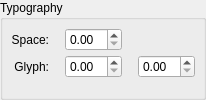
          <widget class="QGroupBox" name="advSettingsGroupBox">
           <property name="enabled">
            <bool>true</bool>
           </property>
           <property name="minimumSize">
            <size>
             <width>0</width>
             <height>0</height>
            </size>
           </property>
           <property name="title">
            <string>Typography</string>
           </property>
           <layout class="QGridLayout" name="gridLayout_4">
            <property name="leftMargin">
             <number>8</number>
            </property>
            <property name="topMargin">
             <number>8</number>
            </property>
            <property name="rightMargin">
             <number>8</number>
            </property>
            <property name="bottomMargin">
             <number>8</number>
            </property>
            <property name="horizontalSpacing">
             <number>16</number>
            </property>
            <property name="verticalSpacing">
             <number>4</number>
            </property>
            <item row="0" column="1">
             <widget class="FormWidget" name="minSpaceLabel">
              <property name="sizePolicy">
               <sizepolicy hsizetype="Preferred" vsizetype="Minimum">
                <horstretch>0</horstretch>
                <verstretch>0</verstretch>
               </sizepolicy>
              </property>
              <property name="label" stdset="0">
               <string>Minimum</string>
              </property>
              <layout class="QHBoxLayout" name="horizontalLayout_8">
               <property name="leftMargin">
                <number>0</number>
               </property>
               <property name="topMargin">
                <number>0</number>
               </property>
               <property name="rightMargin">
                <number>0</number>
               </property>
               <property name="bottomMargin">
                <number>0</number>
               </property>
               <item>
                <widget class="SMScrSpinBox" name="minSpaceSpin">
                 <property name="minimumSize">
                  <size>
                   <width>0</width>
                   <height>0</height>
                  </size>
                 </property>
                 <property name="baseSize">
                  <size>
                   <width>0</width>
                   <height>0</height>
                  </size>
                 </property>
                 <property name="toolTip">
                  <string>Minimal width of spaces between words</string>
                 </property>
                </widget>
               </item>
              </layout>
             </widget>
            </item>
            <item row="1" column="2">
             <widget class="FormWidget" name="maxGlyphExtLabel">
              <property name="sizePolicy">
               <sizepolicy hsizetype="Preferred" vsizetype="Minimum">
                <horstretch>0</horstretch>
                <verstretch>0</verstretch>
               </sizepolicy>
              </property>
              <property name="label" stdset="0">
               <string>Maximum</string>
              </property>
              <layout class="QHBoxLayout" name="horizontalLayout_16">
               <property name="leftMargin">
                <number>0</number>
               </property>
               <property name="topMargin">
                <number>0</number>
               </property>
               <property name="rightMargin">
                <number>0</number>
               </property>
               <property name="bottomMargin">
                <number>0</number>
               </property>
               <item>
                <widget class="SMScrSpinBox" name="maxGlyphExtSpin">
                 <property name="minimumSize">
                  <size>
                   <width>0</width>
                   <height>0</height>
                  </size>
                 </property>
                 <property name="toolTip">
                  <string>Maximal extension of glyphs for justification</string>
                 </property>
                </widget>
               </item>
              </layout>
             </widget>
            </item>
            <item row="2" column="1">
             <spacer name="verticalSpacer_5">
              <property name="orientation">
               <enum>Qt::Orientation::Vertical</enum>
              </property>
              <property name="sizeHint" stdset="0">
               <size>
                <width>0</width>
                <height>0</height>
               </size>
              </property>
             </spacer>
            </item>
            <item row="0" column="0">
             <widget class="FormWidget" name="formWidget_3">
              <property name="sizePolicy">
               <sizepolicy hsizetype="Preferred" vsizetype="Minimum">
                <horstretch>0</horstretch>
                <verstretch>0</verstretch>
               </sizepolicy>
              </property>
              <property name="label" stdset="0">
               <string/>
              </property>
              <property name="preserveLabelSpace">
               <bool>true</bool>
              </property>
              <layout class="QHBoxLayout" name="horizontalLayout">
               <property name="leftMargin">
                <number>0</number>
               </property>
               <property name="topMargin">
                <number>0</number>
               </property>
               <property name="rightMargin">
                <number>0</number>
               </property>
               <property name="bottomMargin">
                <number>0</number>
               </property>
               <item>
                <widget class="QLabel" name="label">
                 <property name="text">
                  <string>Space:</string>
                 </property>
                 <property name="alignment">
                  <set>Qt::AlignmentFlag::AlignRight|Qt::AlignmentFlag::AlignTrailing|Qt::AlignmentFlag::AlignVCenter</set>
                 </property>
                </widget>
               </item>
              </layout>
             </widget>
            </item>
            <item row="1" column="1">
             <widget class="FormWidget" name="minGlyphExtLabel">
              <property name="sizePolicy">
               <sizepolicy hsizetype="Preferred" vsizetype="Minimum">
                <horstretch>0</horstretch>
                <verstretch>0</verstretch>
               </sizepolicy>
              </property>
              <property name="label" stdset="0">
               <string>Minimum</string>
              </property>
              <layout class="QHBoxLayout" name="horizontalLayout_14">
               <property name="leftMargin">
                <number>0</number>
               </property>
               <property name="topMargin">
                <number>0</number>
               </property>
               <property name="rightMargin">
                <number>0</number>
               </property>
               <property name="bottomMargin">
                <number>0</number>
               </property>
               <item>
                <widget class="SMScrSpinBox" name="minGlyphExtSpin">
                 <property name="minimumSize">
                  <size>
                   <width>0</width>
                   <height>0</height>
                  </size>
                 </property>
                 <property name="toolTip">
                  <string>Minimal shrinkage of glyphs for justification</string>
                 </property>
                </widget>
               </item>
              </layout>
             </widget>
            </item>
            <item row="1" column="0">
             <widget class="FormWidget" name="formWidget_4">
              <property name="sizePolicy">
               <sizepolicy hsizetype="Preferred" vsizetype="Minimum">
                <horstretch>0</horstretch>
                <verstretch>0</verstretch>
               </sizepolicy>
              </property>
              <property name="label" stdset="0">
               <string/>
              </property>
              <property name="preserveLabelSpace">
               <bool>true</bool>
              </property>
              <layout class="QHBoxLayout" name="horizontalLayout_2">
               <property name="leftMargin">
                <number>0</number>
               </property>
               <property name="topMargin">
                <number>0</number>
               </property>
               <property name="rightMargin">
                <number>0</number>
               </property>
               <property name="bottomMargin">
                <number>0</number>
               </property>
               <item>
                <widget class="QLabel" name="label_2">
                 <property name="text">
                  <string>Glyph:</string>
                 </property>
                 <property name="alignment">
                  <set>Qt::AlignmentFlag::AlignRight|Qt::AlignmentFlag::AlignTrailing|Qt::AlignmentFlag::AlignVCenter</set>
                 </property>
                </widget>
               </item>
              </layout>
             </widget>
            </item>
            <item row="1" column="3">
             <spacer name="horizontalSpacer">
              <property name="orientation">
               <enum>Qt::Orientation::Horizontal</enum>
              </property>
              <property name="sizeHint" stdset="0">
               <size>
                <width>0</width>
                <height>20</height>
               </size>
              </property>
             </spacer>
            </item>
           </layout>
          </widget>
